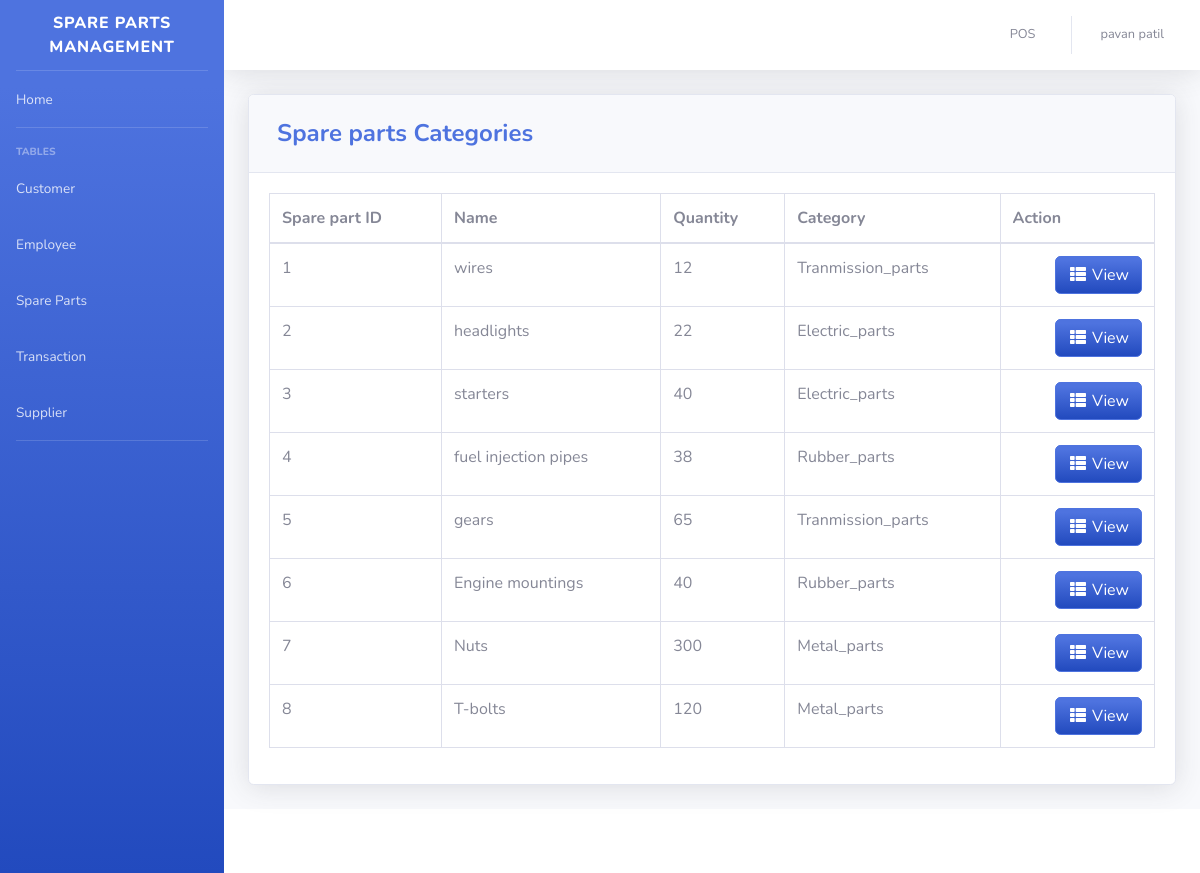
The app's page /pages/spare_parts_category.php (signed in) with its own data.
### tables this page shows
CREATE TABLE `product` (
  `PRODUCT_ID` int(11) NOT NULL,
  `PRODUCT_CODE` varchar(20) NOT NULL,
  `NAME` varchar(50) DEFAULT NULL,
  `DESCRIPTION` varchar(250) NOT NULL,
  `QTY_STOCK` int(50) DEFAULT NULL,
  `ON_HAND` int(250) NOT NULL,
  `PRICE` int(50) DEFAULT NULL,
  `CATEGORY_ID` int(11) DEFAULT NULL,
  `SUPPLIER_ID` int(11) DEFAULT NULL,
  `DATE_STOCK_IN` varchar(50) NOT NULL
);

CREATE TABLE `category` (
  `CATEGORY_ID` int(11) NOT NULL,
  `CNAME` varchar(50) DEFAULT NULL
);

### pages/spare_parts_category.php (the view, shortened to what this page needs)
<?php
include'../includes/connection.php';
include'../includes/sidebar.php';
?>
            <div class="card shadow mb-4">
            <div class="card-header py-3">
              <h4 class="m-2 font-weight-bold text-primary">Spare parts Categories</h4>
            </div>
            <div class="card-body">
              <div class="table-responsive">
                <table class="table table-bordered" id="dataTable" width="100%" cellspacing="0">
               <thead>
                   <tr>
                     <th>Spare part ID</th>
                     <th>Name</th>
                     <th>Quantity</th>
                    <th>Category</th>
                     <th>Action</th>
                   </tr>
               </thead>
          <tbody>
<?php
    $query = 'SELECT PRODUCT_ID, PRODUCT_CODE, NAME, COUNT(`QTY_STOCK`) AS "QTY_STOCK", COUNT(`ON_HAND`) AS "ON_HAND", CNAME, DATE_STOCK_IN FROM product p join category c on p.CATEGORY_ID=c.CATEGORY_ID GROUP BY PRODUCT_CODE';
        $result = mysqli_query($db, $query) or die (mysqli_error($db));
            while ($row = mysqli_fetch_assoc($result)) {
                echo '<tr>';
                echo '<td>'. $row['PRODUCT_CODE'].'</td>';
                echo '<td>'. $row['NAME'].'</td>';
                echo '<td>'. $row['QTY_STOCK'].'</td>';
                echo '<td>'. $row['CNAME'].'</td>';
					  echo '<td align="right">
                              <a type="button" class="btn btn-primary bg-gradient-primary" href="inv_searchfrm.php?action=edit & id='.$row['PRODUCT_CODE'] . '"><i class="fas fa-fw fa-th-list"></i> View</a>
                          </div> </td>';
                echo '</tr> ';
                        }
?>
<?php
include'../includes/footer.php';
?>

### records on screen
product: PRODUCT_CODE "1", NAME "wires", QTY_STOCK "12", CATEGORY_ID.CNAME "Tranmission_parts"
product: PRODUCT_CODE "2", NAME "headlights", QTY_STOCK "22", CATEGORY_ID.CNAME "Electric_parts"
product: PRODUCT_CODE "3", NAME "starters", QTY_STOCK "40", CATEGORY_ID.CNAME "Electric_parts"
product: PRODUCT_CODE "4", NAME "fuel injection pipes", QTY_STOCK "38", CATEGORY_ID.CNAME "Rubber_parts"
product: PRODUCT_CODE "5", NAME "gears", QTY_STOCK "65", CATEGORY_ID.CNAME "Tranmission_parts"
product: PRODUCT_CODE "6", NAME "Engine mountings", QTY_STOCK "40", CATEGORY_ID.CNAME "Rubber_parts"
product: PRODUCT_CODE "7", NAME "Nuts", QTY_STOCK "300", CATEGORY_ID.CNAME "Metal_parts"
product: PRODUCT_CODE "8", NAME "T-bolts", QTY_STOCK "120", CATEGORY_ID.CNAME "Metal_parts"

### other values on screen
$_SESSION['FIRST_NAME'] "pavan"
$_SESSION['LAST_NAME'] "patil"
